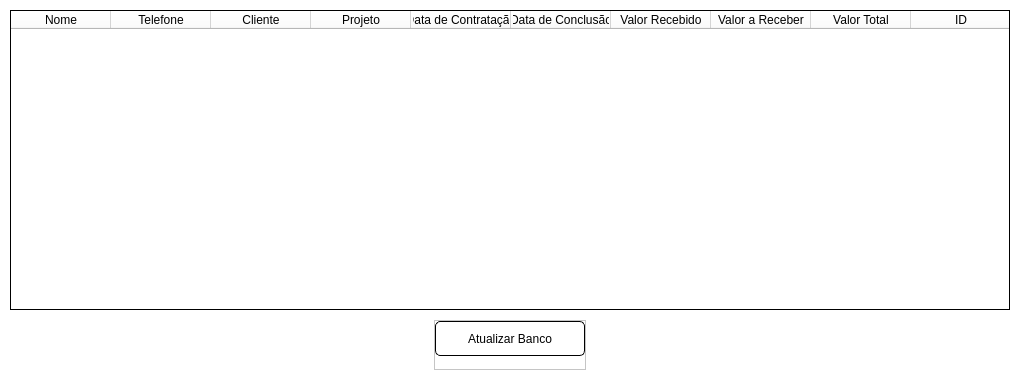
<?xml version="1.0" encoding="UTF-8"?>
<ui version="4.0">
 <class>MainWindow</class>
 <widget class="QMainWindow" name="MainWindow">
  <property name="enabled">
   <bool>true</bool>
  </property>
  <property name="geometry">
   <rect>
    <x>0</x>
    <y>0</y>
    <width>1020</width>
    <height>380</height>
   </rect>
  </property>
  <property name="windowTitle">
   <string>MainWindow</string>
  </property>
  <property name="layoutDirection">
   <enum>Qt::LeftToRight</enum>
  </property>
  <property name="styleSheet">
   <string notr="true">background-color: rgb(255, 255, 255);</string>
  </property>
  <property name="tabShape">
   <enum>QTabWidget::Rounded</enum>
  </property>
  <widget class="QWidget" name="centralwidget">
   <layout class="QVBoxLayout" name="verticalLayout">
    <property name="spacing">
     <number>10</number>
    </property>
    <property name="leftMargin">
     <number>10</number>
    </property>
    <property name="topMargin">
     <number>10</number>
    </property>
    <property name="rightMargin">
     <number>10</number>
    </property>
    <property name="bottomMargin">
     <number>10</number>
    </property>
    <item alignment="Qt::AlignHCenter">
     <widget class="QTableWidget" name="tableWidget">
      <property name="sizePolicy">
       <sizepolicy hsizetype="Maximum" vsizetype="Expanding">
        <horstretch>0</horstretch>
        <verstretch>0</verstretch>
       </sizepolicy>
      </property>
      <property name="minimumSize">
       <size>
        <width>1000</width>
        <height>300</height>
       </size>
      </property>
      <property name="maximumSize">
       <size>
        <width>1150</width>
        <height>300</height>
       </size>
      </property>
      <property name="frameShape">
       <enum>QFrame::Box</enum>
      </property>
      <property name="frameShadow">
       <enum>QFrame::Plain</enum>
      </property>
      <property name="verticalScrollBarPolicy">
       <enum>Qt::ScrollBarAsNeeded</enum>
      </property>
      <property name="horizontalScrollBarPolicy">
       <enum>Qt::ScrollBarAlwaysOff</enum>
      </property>
      <property name="sizeAdjustPolicy">
       <enum>QAbstractScrollArea::AdjustToContents</enum>
      </property>
      <property name="alternatingRowColors">
       <bool>true</bool>
      </property>
      <property name="selectionMode">
       <enum>QAbstractItemView::NoSelection</enum>
      </property>
      <property name="gridStyle">
       <enum>Qt::SolidLine</enum>
      </property>
      <property name="sortingEnabled">
       <bool>false</bool>
      </property>
      <attribute name="horizontalHeaderVisible">
       <bool>true</bool>
      </attribute>
      <attribute name="horizontalHeaderCascadingSectionResizes">
       <bool>false</bool>
      </attribute>
      <attribute name="horizontalHeaderDefaultSectionSize">
       <number>100</number>
      </attribute>
      <attribute name="horizontalHeaderHighlightSections">
       <bool>true</bool>
      </attribute>
      <attribute name="horizontalHeaderStretchLastSection">
       <bool>false</bool>
      </attribute>
      <attribute name="verticalHeaderVisible">
       <bool>true</bool>
      </attribute>
      <attribute name="verticalHeaderStretchLastSection">
       <bool>false</bool>
      </attribute>
      <column>
       <property name="text">
        <string>Nome</string>
       </property>
      </column>
      <column>
       <property name="text">
        <string>Telefone</string>
       </property>
      </column>
      <column>
       <property name="text">
        <string>Cliente</string>
       </property>
       <property name="textAlignment">
        <set>AlignCenter</set>
       </property>
      </column>
      <column>
       <property name="text">
        <string>Projeto</string>
       </property>
       <property name="textAlignment">
        <set>AlignCenter</set>
       </property>
      </column>
      <column>
       <property name="text">
        <string>Data de Contratação</string>
       </property>
      </column>
      <column>
       <property name="text">
        <string>Data de Conclusão</string>
       </property>
      </column>
      <column>
       <property name="text">
        <string>Valor Recebido</string>
       </property>
      </column>
      <column>
       <property name="text">
        <string>Valor a Receber</string>
       </property>
      </column>
      <column>
       <property name="text">
        <string>Valor Total</string>
       </property>
      </column>
      <column>
       <property name="text">
        <string>ID</string>
       </property>
      </column>
      <column>
       <property name="text">
        <string/>
       </property>
      </column>
      <column>
       <property name="text">
        <string/>
       </property>
      </column>
      <column>
       <property name="text">
        <string/>
       </property>
      </column>
     </widget>
    </item>
    <item alignment="Qt::AlignHCenter|Qt::AlignTop">
     <widget class="QFrame" name="frame">
      <property name="minimumSize">
       <size>
        <width>0</width>
        <height>50</height>
       </size>
      </property>
      <property name="frameShape">
       <enum>QFrame::StyledPanel</enum>
      </property>
      <property name="frameShadow">
       <enum>QFrame::Raised</enum>
      </property>
      <layout class="QVBoxLayout" name="verticalLayout_2">
       <property name="spacing">
        <number>0</number>
       </property>
       <property name="leftMargin">
        <number>0</number>
       </property>
       <property name="topMargin">
        <number>0</number>
       </property>
       <property name="rightMargin">
        <number>0</number>
       </property>
       <property name="bottomMargin">
        <number>20</number>
       </property>
       <item alignment="Qt::AlignTop">
        <widget class="QPushButton" name="btn_reload">
         <property name="minimumSize">
          <size>
           <width>150</width>
           <height>35</height>
          </size>
         </property>
         <property name="maximumSize">
          <size>
           <width>200</width>
           <height>35</height>
          </size>
         </property>
         <property name="cursor">
          <cursorShape>PointingHandCursor</cursorShape>
         </property>
         <property name="styleSheet">
          <string notr="true">QPushButton {
	background-color: #ffffff;
	border: 1px solid black;
	border-radius: 5px;
}

QPushButton:hover {
	background-color: rgb(223, 223, 223);
	border: 1px solid black;
	border-radius: 5px;
}

QPushButton:pressed {
	background-color: rgb(200, 200, 200);
	border: 1px solid black;
	border-radius: 5px;
}</string>
         </property>
         <property name="text">
          <string>Atualizar Banco</string>
         </property>
        </widget>
       </item>
      </layout>
     </widget>
    </item>
   </layout>
  </widget>
 </widget>
 <resources>
  <include location="src.qrc"/>
 </resources>
 <connections/>
</ui>
